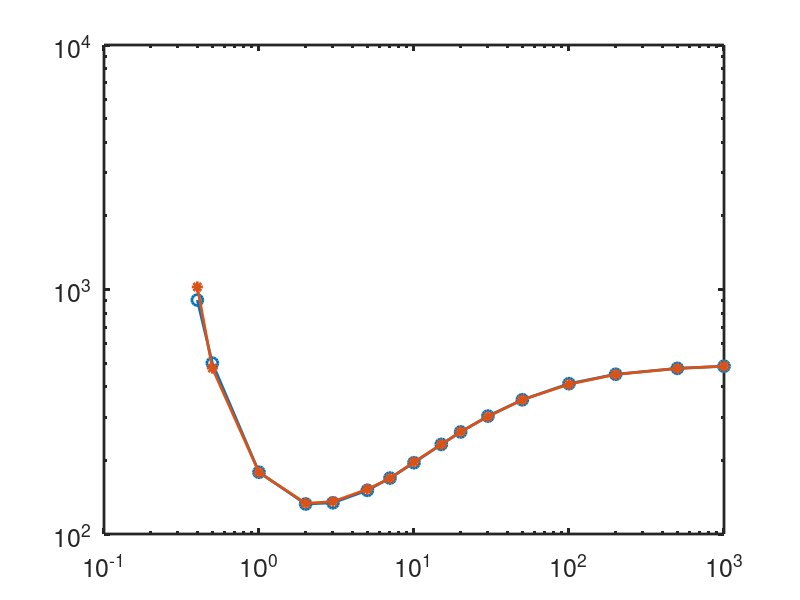

Source code (MATLAB):
clear all
x = load('fpt_reset_data.dat');
R = x(:,1);
x1 = load('fpt_data.dat');
fpt = zeros(length(R),1);
h = 0.01;
for i = 1:length(R)
    y3 = exprnd(R(i),2*length(x1),1);
    y2 = y3(y3>=h);
    y1 = y2(1:length(x1),1);
%     y1 = exprnd(R(i),length(x1),1);
    A = min(x1,y1);
    B = x1<y1;
    fpt(i) = mean(A) / (sum(B)/length(x1));
end
figure()
loglog(x(:,1),x(:,2),'-o','Linewidth',2,'Markersize',8)
hold on
loglog(x(:,1),fpt,'-*','Linewidth',2,'Markersize',8)
set(gca,'Linewidth',2,'Fontsize',18)
